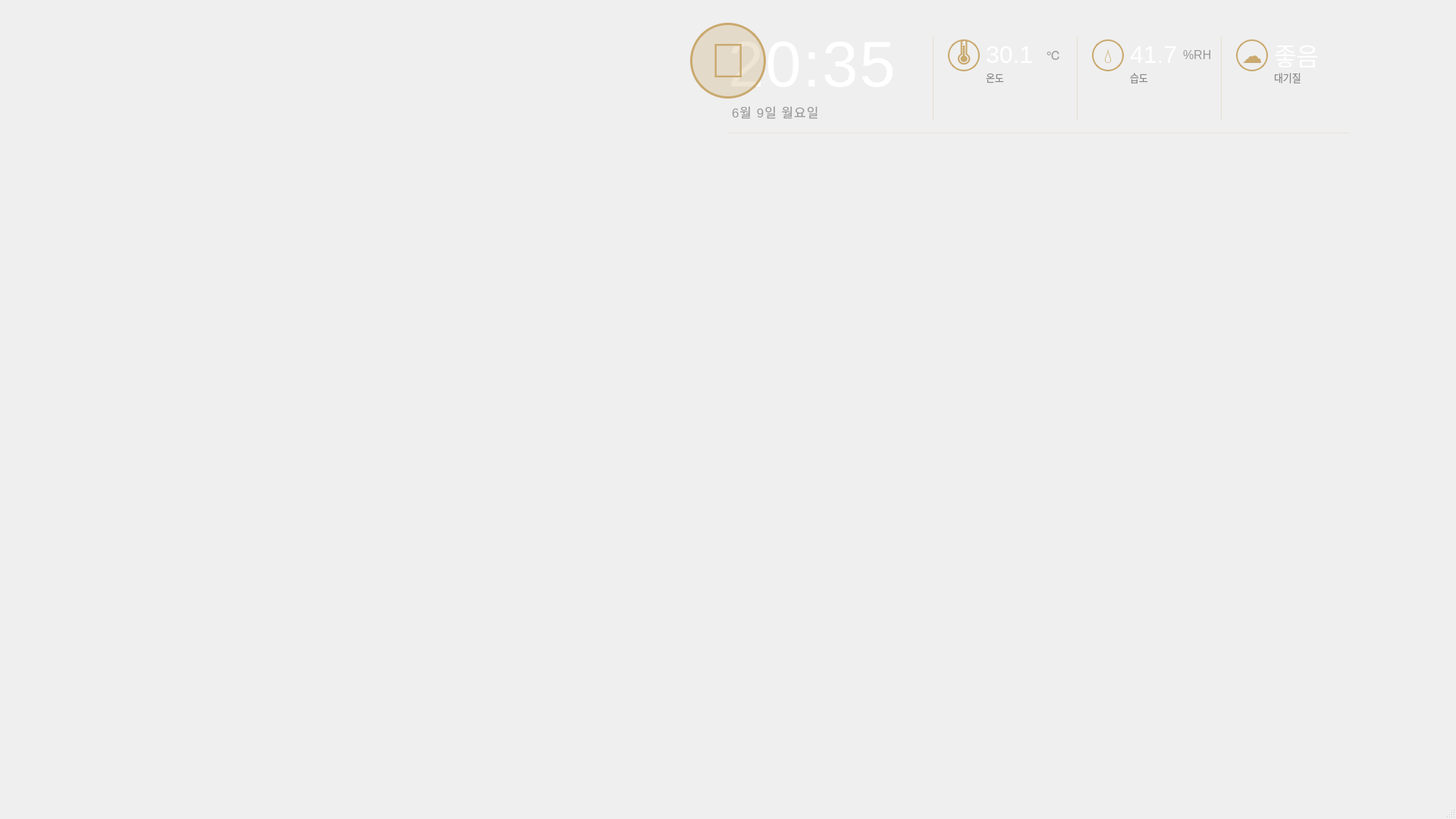
<?xml version="1.0" encoding="UTF-8"?>
<ui version="4.0">
 <class>MainWindow</class>
 <widget class="QMainWindow" name="MainWindow">
  <property name="geometry">
   <rect>
    <x>0</x>
    <y>0</y>
    <width>1920</width>
    <height>1080</height>
   </rect>
  </property>
  <property name="windowTitle">
   <string>Smart Mirror</string>
  </property>
  <widget class="QWidget" name="centralWidget">
   <widget class="QLabel" name="timeLabel">
    <property name="geometry">
     <rect>
      <x>960</x>
      <y>40</y>
      <width>260</width>
      <height>90</height>
     </rect>
    </property>
    <property name="styleSheet">
     <string notr="true">color:#ffffff;
font-size:64pt;
font-weight:300;
letter-spacing:2px;
background:none;</string>
    </property>
    <property name="text">
     <string>20:35</string>
    </property>
   </widget>
   <widget class="QLabel" name="dateLabel">
    <property name="geometry">
     <rect>
      <x>965</x>
      <y>132</y>
      <width>220</width>
      <height>30</height>
     </rect>
    </property>
    <property name="styleSheet">
     <string notr="true">color:#999999;
font-size:13pt;
font-weight:400;
letter-spacing:1px;
background:none;</string>
    </property>
    <property name="text">
     <string>6월 9일 월요일</string>
    </property>
   </widget>
   <widget class="QLabel" name="separator1">
    <property name="geometry">
     <rect>
      <x>1230</x>
      <y>48</y>
      <width>1</width>
      <height>110</height>
     </rect>
    </property>
    <property name="styleSheet">
     <string notr="true">background:rgba(201,169,110,0.25);</string>
    </property>
    <property name="text">
     <string></string>
    </property>
   </widget>
   <widget class="QLabel" name="tempIcon">
    <property name="geometry">
     <rect>
      <x>1250</x>
      <y>52</y>
      <width>42</width>
      <height>42</height>
     </rect>
    </property>
    <property name="styleSheet">
     <string notr="true">color:#C9A96E;
font-size:22pt;
background:none;
border:1.5px solid #C9A96E;
border-radius:21px;</string>
    </property>
    <property name="text">
     <string>&#127777;</string>
    </property>
    <property name="alignment">
     <set>Qt::AlignCenter</set>
    </property>
   </widget>
   <widget class="QLabel" name="tempValue">
    <property name="geometry">
     <rect>
      <x>1300</x>
      <y>52</y>
      <width>90</width>
      <height>40</height>
     </rect>
    </property>
    <property name="styleSheet">
     <string notr="true">color:#ffffff;
font-size:24pt;
font-weight:300;
background:none;</string>
    </property>
    <property name="text">
     <string>30.1</string>
    </property>
   </widget>
   <widget class="QLabel" name="tempUnit">
    <property name="geometry">
     <rect>
      <x>1380</x>
      <y>60</y>
      <width>24</width>
      <height>24</height>
     </rect>
    </property>
    <property name="styleSheet">
     <string notr="true">color:#999999;
font-size:12pt;
background:none;</string>
    </property>
    <property name="text">
     <string>&#8451;</string>
    </property>
   </widget>
   <widget class="QLabel" name="tempLabel">
    <property name="geometry">
     <rect>
      <x>1300</x>
      <y>92</y>
      <width>50</width>
      <height>20</height>
     </rect>
    </property>
    <property name="styleSheet">
     <string notr="true">color:#888888;
font-size:10pt;
background:none;</string>
    </property>
    <property name="text">
     <string>온도</string>
    </property>
   </widget>
   <widget class="QLabel" name="separator2">
    <property name="geometry">
     <rect>
      <x>1420</x>
      <y>48</y>
      <width>1</width>
      <height>110</height>
     </rect>
    </property>
    <property name="styleSheet">
     <string notr="true">background:rgba(201,169,110,0.25);</string>
    </property>
    <property name="text">
     <string></string>
    </property>
   </widget>
   <widget class="QLabel" name="humiIcon">
    <property name="geometry">
     <rect>
      <x>1440</x>
      <y>52</y>
      <width>42</width>
      <height>42</height>
     </rect>
    </property>
    <property name="styleSheet">
     <string notr="true">color:#C9A96E;
font-size:20pt;
background:none;
border:1.5px solid #C9A96E;
border-radius:21px;</string>
    </property>
    <property name="text">
     <string>&#128167;</string>
    </property>
    <property name="alignment">
     <set>Qt::AlignCenter</set>
    </property>
   </widget>
   <widget class="QLabel" name="humiValue">
    <property name="geometry">
     <rect>
      <x>1490</x>
      <y>52</y>
      <width>80</width>
      <height>40</height>
     </rect>
    </property>
    <property name="styleSheet">
     <string notr="true">color:#ffffff;
font-size:24pt;
font-weight:300;
background:none;</string>
    </property>
    <property name="text">
     <string>41.7</string>
    </property>
   </widget>
   <widget class="QLabel" name="humiUnit">
    <property name="geometry">
     <rect>
      <x>1560</x>
      <y>60</y>
      <width>40</width>
      <height>24</height>
     </rect>
    </property>
    <property name="styleSheet">
     <string notr="true">color:#999999;
font-size:12pt;
background:none;</string>
    </property>
    <property name="text">
     <string>%RH</string>
    </property>
   </widget>
   <widget class="QLabel" name="humiLabel">
    <property name="geometry">
     <rect>
      <x>1490</x>
      <y>92</y>
      <width>50</width>
      <height>20</height>
     </rect>
    </property>
    <property name="styleSheet">
     <string notr="true">color:#888888;
font-size:10pt;
background:none;</string>
    </property>
    <property name="text">
     <string>습도</string>
    </property>
   </widget>
   <widget class="QLabel" name="separator3">
    <property name="geometry">
     <rect>
      <x>1610</x>
      <y>48</y>
      <width>1</width>
      <height>110</height>
     </rect>
    </property>
    <property name="styleSheet">
     <string notr="true">background:rgba(201,169,110,0.25);</string>
    </property>
    <property name="text">
     <string></string>
    </property>
   </widget>
   <widget class="QLabel" name="aqiIcon">
    <property name="geometry">
     <rect>
      <x>1630</x>
      <y>52</y>
      <width>42</width>
      <height>42</height>
     </rect>
    </property>
    <property name="styleSheet">
     <string notr="true">color:#C9A96E;
font-size:20pt;
background:none;
border:1.5px solid #C9A96E;
border-radius:21px;</string>
    </property>
    <property name="text">
     <string>&#9729;</string>
    </property>
    <property name="alignment">
     <set>Qt::AlignCenter</set>
    </property>
   </widget>
   <widget class="QLabel" name="aqiValue">
    <property name="geometry">
     <rect>
      <x>1680</x>
      <y>52</y>
      <width>70</width>
      <height>40</height>
     </rect>
    </property>
    <property name="styleSheet">
     <string notr="true">color:#ffffff;
font-size:24pt;
font-weight:300;
background:none;</string>
    </property>
    <property name="text">
     <string>좋음</string>
    </property>
   </widget>
   <widget class="QLabel" name="aqiLabel">
    <property name="geometry">
     <rect>
      <x>1680</x>
      <y>92</y>
      <width>50</width>
      <height>20</height>
     </rect>
    </property>
    <property name="styleSheet">
     <string notr="true">color:#888888;
font-size:10pt;
background:none;</string>
    </property>
    <property name="text">
     <string>대기질</string>
    </property>
   </widget>
   <widget class="QLabel" name="headerSeparator">
    <property name="geometry">
     <rect>
      <x>960</x>
      <y>175</y>
      <width>820</width>
      <height>1</height>
     </rect>
    </property>
    <property name="styleSheet">
     <string notr="true">background:rgba(201,169,110,0.15);</string>
    </property>
    <property name="text">
     <string></string>
    </property>
   </widget>
   <widget class="QWidget" name="micIndicator" native="true">
    <property name="geometry">
     <rect>
      <x>900</x>
      <y>20</y>
      <width>120</width>
      <height>120</height>
     </rect>
    </property>
    <property name="styleSheet">
     <string notr="true">background:transparent;</string>
    </property>
    <widget class="QLabel" name="micCircle">
     <property name="geometry">
      <rect>
       <x>10</x>
       <y>10</y>
       <width>100</width>
       <height>100</height>
      </rect>
     </property>
     <property name="styleSheet">
      <string notr="true">background:rgba(201,169,110,0.3);
border:3px solid #C9A96E;
border-radius:50px;</string>
     </property>
     <property name="text">
      <string></string>
     </property>
    </widget>
    <widget class="QLabel" name="micIcon">
     <property name="geometry">
      <rect>
       <x>30</x>
       <y>30</y>
       <width>60</width>
       <height>60</height>
      </rect>
     </property>
     <property name="styleSheet">
      <string notr="true">color:#C9A96E;
font-size:48pt;
font-weight:bold;
background:transparent;</string>
     </property>
     <property name="text">
      <string>🎤</string>
     </property>
     <property name="alignment">
      <set>Qt::AlignCenter</set>
     </property>
    </widget>
   </widget>
  </widget>
  <widget class="QStatusBar" name="statusBar"/>
 </widget>
 <layoutdefault spacing="6" margin="11"/>
 <resources/>
 <connections/>
</ui>
